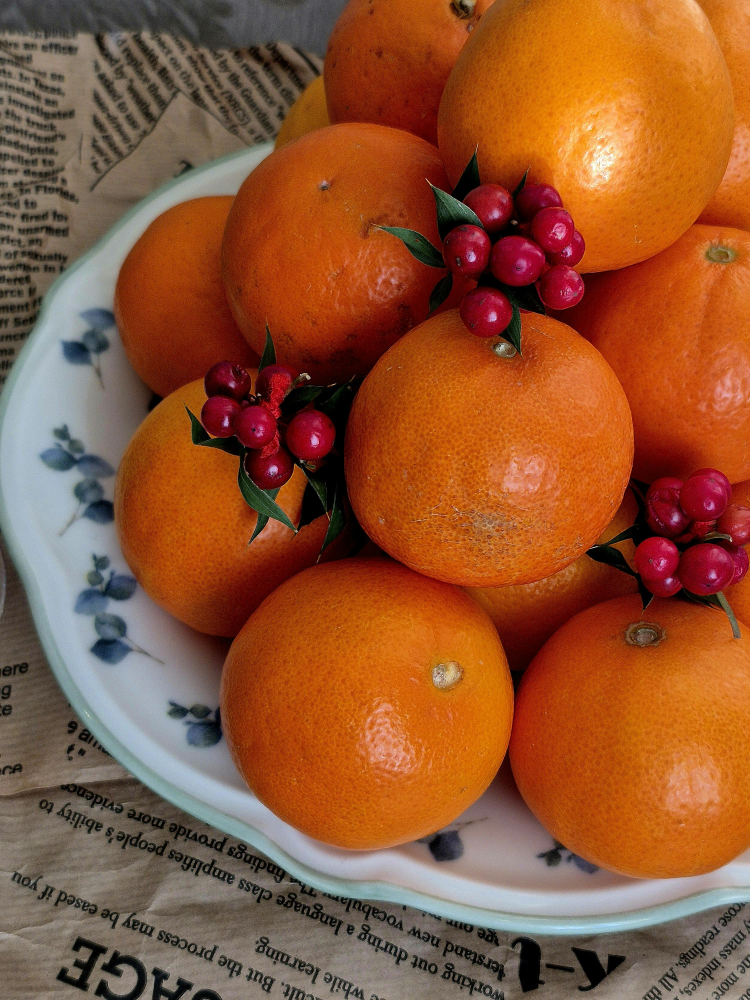
#> input picture images/fruit.jpg, 3000 x 4000 px (shown at 1/4 size)
$ python -i food.py   (imports and definitions only)   (older library calls are emulated)
#> lines starting #> are read from the running program, lines starting #| are printed output that depends on the picture; after the words box and inside, x2 and y2 are one past the last pixel; in counts of white or black regions, pixels touching at a corner belong together
#> further down, picture is the input picture: shape (4000, 3000, 3); mean B, G, R 50.5, 84.7, 143.7
import cv2
import numpy as np
import matplotlib.pyplot as plt
import os
from skimage.feature import graycomatrix, graycoprops

# ==============================
# FUNCTION: FRESHNESS ANALYSIS
# ==============================
def analyze_freshness(image):

    image = cv2.resize(image, (300, 300))
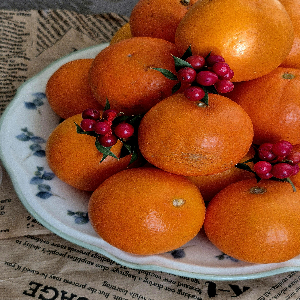
#> image: shape (300, 300, 3); mean of channels 0, 1, 2 50.5, 84.6, 143.6; drawn as B, G, R

    hsv = cv2.cvtColor(image, cv2.COLOR_BGR2HSV)
#> hsv: shape (300, 300, 3); mean H, S, V 30.3, 162.2, 146.3
    gray = cv2.cvtColor(image, cv2.COLOR_BGR2GRAY)
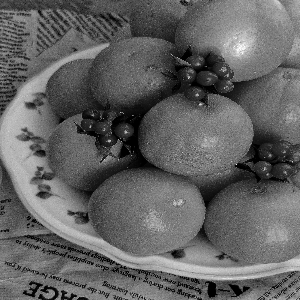
#> gray: shape (300, 300); min 0, max 254, mean 98.4
    blur = cv2.GaussianBlur(gray, (5, 5), 0)
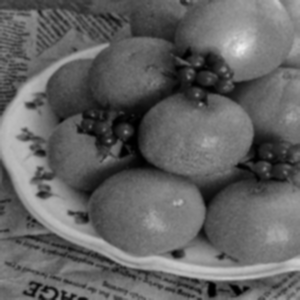
#> blur: shape (300, 300); min 0, max 238, mean 98.4

    # Color Features
    mean_value = np.mean(hsv[:, :, 2])
#> mean_value = 146.3
    std_value = np.std(hsv[:, :, 2])
#> std_value = 55.71

    # Texture (GLCM)
    glcm = graycomatrix(
        blur,
        distances=[1],
        angles=[0],
        levels=256,
        symmetric=True,
        normed=True
    )

    contrast = graycoprops(glcm, 'contrast')[0, 0]
#> contrast = 31.29
    homogeneity = graycoprops(glcm, 'homogeneity')[0, 0]
#> homogeneity = 0.3

    # Edge Density
    edges = cv2.Canny(gray, 100, 200)
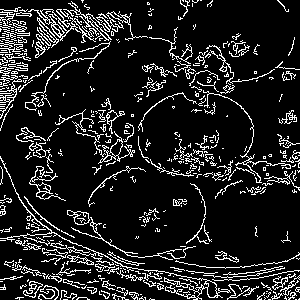
#> edges: shape (300, 300); 12.8% white in thin lines or dots
    edge_density = np.sum(edges > 0) / edges.size
#> edge_density = 0.128

    # Entropy
    hist = cv2.calcHist([gray], [0], None, [256], [0, 256])
#> hist = 256 values, max 938 at index 110, min 0 at index 232, mean 351.6
    hist = hist / hist.sum()
#> hist = 256 values, max 0.0104 at index 110, min 0 at index 232, mean 0.00391
    entropy = -np.sum(hist * np.log2(hist + 1e-10))
#> entropy = 7.42

    # Brown Spot Detection
    lower_brown = np.array([10, 50, 20])
    upper_brown = np.array([30, 255, 200])
    brown_mask = cv2.inRange(hsv, lower_brown, upper_brown)
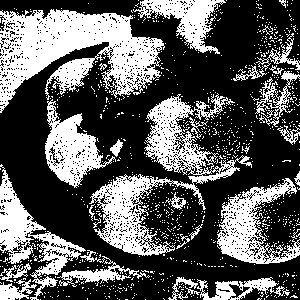
#> brown_mask: shape (300, 300); 36.1% white; 980 white regions (952 under 20 px), largest, box (x1, y1, x2, y2) and area: (0, 9, 165, 113) 8998, (89, 93, 252, 256) 6451, (0, 164, 86, 300) 3076
    brown_ratio = np.sum(brown_mask > 0) / brown_mask.size
#> brown_ratio = 0.361

    # Decision
    if (
        mean_value > 120 and
        contrast < 5 and
        edge_density < 0.05 and
        entropy < 6 and
        brown_ratio < 0.05
    ):
        freshness = "FRESH"
        color = (0, 255, 0)

    elif (
        mean_value > 90 and
        contrast < 10 and
        brown_ratio < 0.15
    ):
        freshness = "MODERATELY FRESH"
        color = (0, 255, 255)

    else:
        freshness = "SPOILED"
        color = (0, 0, 255)

    return freshness, color, mean_value, contrast, edge_density, entropy, brown_ratio


# ==============================
# LOAD MULTIPLE IMAGES
# ==============================

folder_path = "images"   # ✅ Put your folder name here (NOT images.jpg)

image_files = [
    f for f in os.listdir(folder_path)
    if f.lower().endswith(('.jpg', '.png', '.jpeg'))
]

images = []
# [4 lines not run here, left out]


# ==============================
# DISPLAY GRID
# ==============================
cols = 3
rows = int(np.ceil(len(images) / cols))

# [1 line that did not run here, left out]
# [1 line that did not run here, left out]

# [7 lines not run here, left out]


# ==============================
# CLICK EVENT
# ==============================
def on_click(event):

    for i, ax in enumerate(axes):
        if ax == event.inaxes and i < len(images):

            name, img = images[i]

            result = analyze_freshness(img)
            freshness, color, mv, con, ed, ent, br = result

            output = img.copy()
            cv2.putText(
                output,
                f"{freshness}",
                (10, 30),
                cv2.FONT_HERSHEY_SIMPLEX,
                1,
                color,
                2
            )

            print("\n====== FOOD FRESHNESS ANALYSIS ======")
            print(f"Image Name        : {name}")
            print(f"Mean Brightness   : {mv:.2f}")
            print(f"Contrast          : {con:.2f}")
            print(f"Edge Density      : {ed:.4f}")
            print(f"Entropy           : {ent:.2f}")
            print(f"Brown Spot Ratio  : {br:.4f}")
            print(f"Freshness         : {freshness}")
            print("=====================================")

            plt.figure(figsize=(4, 4))
            plt.imshow(cv2.cvtColor(output, cv2.COLOR_BGR2RGB))
            plt.title(f"{name} → {freshness}")
            plt.axis("off")
            plt.show()


# [4 lines not run here, left out]

>>> import cv2
>>> picture = cv2.imread('images/fruit.jpg')
>>> result = analyze_freshness(picture)
#> result = ('SPOILED', (0, 0, 255), 146.3, 31.29, 0.128, 7.42, 0.361)
